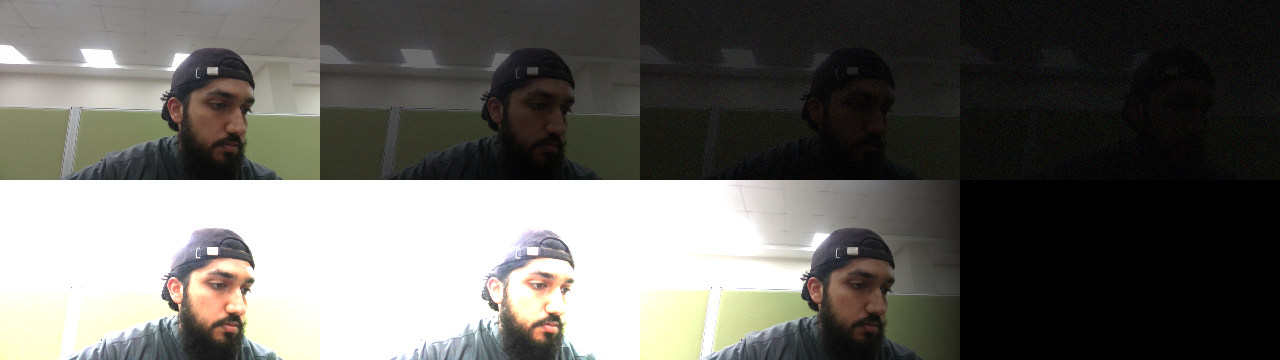
#> input picture reports/lighting_raw.png, 1280 x 360 px
$ python -i lighting.py   (imports and definitions only)
#> lines starting #> are read from the running program, lines starting #| are printed output that depends on the picture
"""
Adaptive illumination normalisation: make night and direct sun both work.

=============================================================================
NIGHT AND SUNLIGHT ARE THE SAME BUG
=============================================================================

It is tempting to write two features, "night mode" and "sun mode". They are
actually one problem seen from two ends: the pixel values are bunched in the
wrong part of the range.

    NIGHT      every pixel is squashed into 0-40. The eyelid edge is still
               there, but the contrast across it is a couple of levels, which
               landmark detection cannot resolve.

    DIRECT SUN the lit side of the face saturates at 255. Once a pixel clips
               at 255 the detail is GONE - averaging or scaling cannot bring
               back a value that was never recorded.

    BACKLIT    the worst case, and the common one in a car: bright sky through
               the windscreen while the face sits in shadow. The frame AVERAGE
               looks fine, so a naive brightness check sees nothing wrong,
               while the face itself is crushed into near-black.

So we do not detect "night" or "day". We look at where the histogram actually
sits and move it to the middle. One mechanism, every condition.

TWO TOOLS, AND WHY BOTH ARE NEEDED

1. GAMMA CORRECTION -- fixes the overall level.
       out = 255 * (in/255) ** gamma
   gamma < 1 brightens, gamma > 1 darkens. It is non-linear on purpose: it
   lifts the dark end far more than the bright end, so shadow detail is
   recovered without blowing out highlights that are already fine.

   We do not guess the value. Given the current mean and a target, the gamma
   that maps one to the other is:
       gamma = log(target/255) / log(mean/255)
   That single line adapts to any lighting automatically.

2. CLAHE -- fixes LOCAL contrast, which gamma cannot.
   Backlit is the case that proves the point. Gamma applies one curve to the
   whole frame, so lifting the shadowed face also pushes the bright window
   further into clipping. CLAHE works in small tiles, so the dark half gets
   stretched while the bright half is left alone. That is exactly the
   half-lit-face situation of driving with the sun to one side.

WHY WE WORK IN LAB AND NOT BGR
Applying gamma to B, G and R separately changes their ratios, which shifts the
colours - skin goes orange or blue and the face detector suffers. LAB splits
lightness (L) from colour (A, B). Touch only L and brightness changes while
hue stays exactly as it was.

WHY THE WHOLE FRAME AND NOT JUST THE EYE CROP
preprocess.py already CLAHEs the 32x32 eye crop for the CNN. But that happens
AFTER MediaPipe has located the face. In the dark MediaPipe finds no face at
all, so there is no crop to enhance. This stage runs first, on the full frame,
so that landmark detection gets something workable.
"""
import functools
from dataclasses import dataclass
from enum import IntEnum

import cv2
import numpy as np


class Light(IntEnum):
    DARK = 0        # night, no cabin light
    DIM = 1         # dusk, tunnel, underground car park
    NORMAL = 2      # ordinary daylight or indoors
    BRIGHT = 3      # direct sun, washed out
    BACKLIT = 4     # bright behind, face in shadow -- the nasty one


LIGHT_TEXT = {
    Light.DARK: "NIGHT",
    Light.DIM: "DIM",
    Light.NORMAL: "NORMAL",
    Light.BRIGHT: "BRIGHT SUN",
    Light.BACKLIT: "BACKLIT",
}


@dataclass
class LightStats:
    condition: Light
    mean: float             # average luminance, 0-255
    face_mean: float        # luminance of the centre region (where a face sits)
    clipped_high: float     # fraction of pixels at/near 255 -- detail destroyed
    clipped_low: float      # fraction at/near 0
    contrast: float         # p95 - p5, how much of the range is actually used
    gamma: float            # what we applied (1.0 = untouched)


def _stats(l_chan: np.ndarray) -> tuple:
    """
    Cheap histogram summary of the luminance channel.

    Sampled on a downscaled copy: we need distribution shape, not precision,
    and doing this on a full 1280x720 frame every frame is wasted work.
    """
    small = cv2.resize(l_chan, (160, 90), interpolation=cv2.INTER_AREA)
    mean = float(small.mean())
    p5, p95 = np.percentile(small, [5, 95])
    clipped_high = float((small >= 250).mean())
    clipped_low = float((small <= 8).mean())

    # Centre crop: in a driver-facing camera the face is near the middle, so
    # this approximates "how bright is the face" without running a detector.
    h, w = small.shape
    face = small[h // 5: h * 4 // 5, w // 4: w * 3 // 4]
    face_mean = float(face.mean())
    return mean, face_mean, float(p95 - p5), clipped_high, clipped_low


# The classifier's decision boundaries. Named, rather than inline, so that
# scripts/check_port_parity.py can compare them against Lighting.kt - the
# Kotlin port once dropped the contrast term below and nothing noticed.
BACKLIT_CLIP_FRAC = 0.12    # this much of the frame clipped at white...
BACKLIT_FACE_DROP = 25.0    # ...while the centre is this much darker than the mean
DARK_MEAN = 45.0
DARK_FACE_MEAN = 40.0
DARK_MIN_CONTRAST = 60.0
DIM_MEAN = 80.0
BRIGHT_MEAN = 185.0
BRIGHT_CLIP_FRAC = 0.28


def classify(mean, face_mean, contrast, clipped_high, clipped_low) -> Light:
    """
    Decide which regime we are in.

    Order matters. BACKLIT is checked FIRST because it is the case that fools
    every simpler test: the frame mean can look perfectly normal while the face
    is in deep shadow. Only comparing the centre against the whole frame
    catches it.
    """
    if clipped_high > BACKLIT_CLIP_FRAC and face_mean < mean - BACKLIT_FACE_DROP:
        return Light.BACKLIT
    if mean < DARK_MEAN or (face_mean < DARK_FACE_MEAN
                            and contrast < DARK_MIN_CONTRAST):
        return Light.DARK
    if mean < DIM_MEAN:
        return Light.DIM
    if mean > BRIGHT_MEAN or clipped_high > BRIGHT_CLIP_FRAC:
        return Light.BRIGHT
    return Light.NORMAL


# A frame anywhere in this band is already well exposed and is LEFT ALONE.
#
# Without this dead band, auto_gamma forced every frame to exactly one target,
# so a perfectly good bright scene at mean 183 was darkened with gamma 2.19 --
# the clamp ceiling -- for no benefit. It also pushed such frames away from the
# statistics the model was trained on, which is why sunlit frames measured
# slightly WORSE with correction enabled than without it.
#
# Correcting only toward the nearest EDGE of the band also keeps gamma
# continuous: at mean == COMFORT_LOW the correction is exactly 1.0, so a frame
# hovering at the boundary cannot flicker between corrected and uncorrected.
COMFORT_LOW = 85.0
COMFORT_HIGH = 165.0
GAMMA_MIN = 0.35
GAMMA_MAX = 2.2
GAMMA_DEADBAND = 0.03       # |gamma - 1| below this: skip the LUT entirely
GAMMA_SMOOTH = 0.12         # easing per frame toward the target gamma
CLAHE_STRONG_CLIP = 3.0
CLAHE_SOFT_CLIP = 1.6
CLAHE_TILES = 8


def auto_gamma(mean: float, low: float = COMFORT_LOW,
               high: float = COMFORT_HIGH) -> float:
    """
    The gamma that pulls `mean` to the nearest edge of the comfortable band,
    or 1.0 (no change) if it is already inside.

    Derivation: we want (mean/255) ** gamma == target/255, so taking logs of
    both sides and rearranging gives the expression below.

    Clamped to [GAMMA_MIN, GAMMA_MAX]. An unclamped gamma on a nearly black
    frame goes enormous and amplifies pure sensor noise into a grey blizzard.
    """
    mean = float(np.clip(mean, 4.0, 250.0))
    if low <= mean <= high:
        return 1.0
    target = low if mean < low else high
    g = np.log(target / 255.0) / np.log(mean / 255.0)
    return float(np.clip(g, GAMMA_MIN, GAMMA_MAX))


@functools.lru_cache(maxsize=64)
def _gamma_lut(gamma: float) -> np.ndarray:
    """
    Precompute all 256 outputs once, then map the image through the table.

    Cached by value: the caller rounds gamma to 2 decimals first. Rounding to
    3 was measured to miss on EVERY frame while gamma eases toward its
    target, so the cache did nothing; at 2 decimals the visual difference
    is nil and consecutive frames share a key.

    A lookup table turns a per-pixel power operation (expensive, ~1M of them
    per frame) into a single memory lookup. On a 720p frame this is the
    difference between roughly 40 ms and under 1 ms.
    """
    i = np.arange(256, dtype=np.float32) / 255.0
    return np.clip(((i ** gamma) * 255.0), 0, 255).astype(np.uint8)


class LightingNormalizer:
    """
    Stateful frame enhancer.

    Stateful for one reason: TEMPORAL SMOOTHING. If gamma were recomputed from
    scratch every frame, passing headlights or a flickering streetlight would
    make the whole image pulse, the landmarks would jitter, and EAR would
    wobble enough to fake blinks. We ease toward the new gamma instead, so
    the correction tracks real lighting changes but ignores flicker.
    """

    def __init__(self, enabled: bool = True, smooth: float = GAMMA_SMOOTH):
        self.enabled = enabled
        self.smooth = smooth            # 0..1, lower = steadier
        self._gamma = 1.0
        tiles = (CLAHE_TILES, CLAHE_TILES)
        self._clahe_strong = cv2.createCLAHE(clipLimit=CLAHE_STRONG_CLIP,
                                             tileGridSize=tiles)
        self._clahe_soft = cv2.createCLAHE(clipLimit=CLAHE_SOFT_CLIP,
                                           tileGridSize=tiles)
        self.stats = LightStats(Light.NORMAL, 0, 0, 0, 0, 0, 1.0)

    def __call__(self, frame: np.ndarray) -> np.ndarray:
        return self.process(frame)

    def process(self, frame: np.ndarray) -> np.ndarray:
        if frame is None or frame.size == 0:
            return frame

        lab = cv2.cvtColor(frame, cv2.COLOR_BGR2LAB)
        l, a, b = cv2.split(lab)
        mean, face_mean, contrast, hi, lo = _stats(l)
        cond = classify(mean, face_mean, contrast, hi, lo)

        if not self.enabled:
            self.stats = LightStats(cond, mean, face_mean, hi, lo, contrast, 1.0)
            return frame

        # In a backlit frame the FACE is what we need to expose correctly, not
        # the average of a scene dominated by bright sky. Aim the gamma at the
        # centre region instead and let the background clip -- we do not care
        # about the background.
        aim = face_mean if cond == Light.BACKLIT else mean
        target = auto_gamma(aim)

        # Ease toward the target rather than snapping to it.
        self._gamma += (target - self._gamma) * self.smooth
        g = self._gamma

        if abs(g - 1.0) > GAMMA_DEADBAND:
            l = cv2.LUT(l, _gamma_lut(round(g, 2)))

        # Strong local contrast where the image is genuinely poor, gentle
        # otherwise. Running the strong setting on an already-good frame just
        # adds noise and halos around the eyelids.
        if cond in (Light.DARK, Light.DIM, Light.BACKLIT, Light.BRIGHT):
            l = self._clahe_strong.apply(l)
        else:
            l = self._clahe_soft.apply(l)

        if cond == Light.DARK:
            # Brightening a night frame also brightens its sensor noise. A 3x3
            # median kills salt-and-pepper speckle while preserving edges --
            # unlike a blur, which would soften the eyelid we are measuring.
            l = cv2.medianBlur(l, 3)

        out = cv2.cvtColor(cv2.merge((l, a, b)), cv2.COLOR_LAB2BGR)
        self.stats = LightStats(cond, mean, face_mean, hi, lo, contrast, g)
        return out

    def reset(self):
        """
        Forget the eased gamma. Call this when the scene changes
        discontinuously - a reconnect, a camera switch, a benchmark
        condition - so the next frame is not corrected with a value that
        was tuned for a different picture.
        """
        self._gamma = 1.0

    def toggle(self) -> bool:
        self.enabled = not self.enabled
        return self.enabled

>>> import cv2
>>> picture = cv2.imread('../reports/lighting_raw.png')
#> picture is the input picture: shape (360, 1280, 3); mean B, G, R 99.7, 104.2, 105.3
>>> result = LightingNormalizer()(picture)
#> in process, `lab = cv2.cvtColor(frame, cv2.COLOR_BGR2LAB)`: lab: shape (360, 1280, 3); mean of channels 0, 1, 2 105.6, 127.7, 130.6
#> in process, `l, a, b = cv2.split(lab)`:
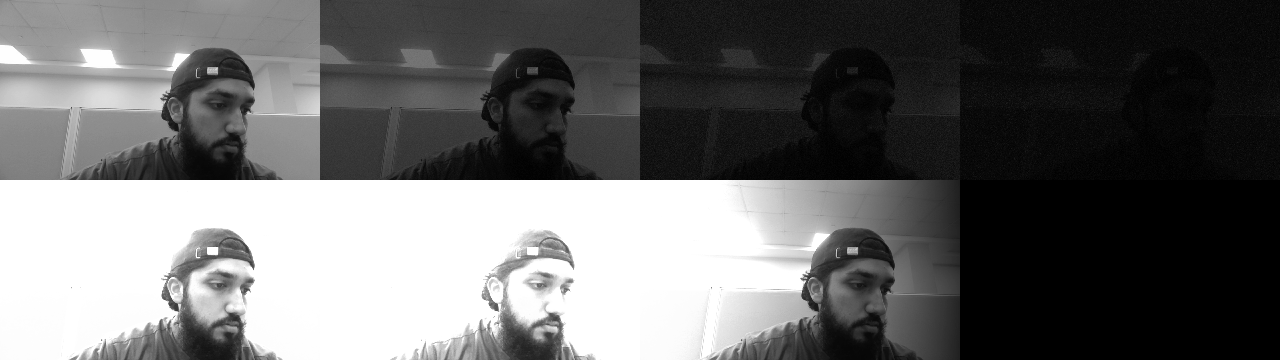
#> l: shape (360, 1280); min 0, max 255, mean 105.6
#> in process, `l, a, b = cv2.split(lab)`:
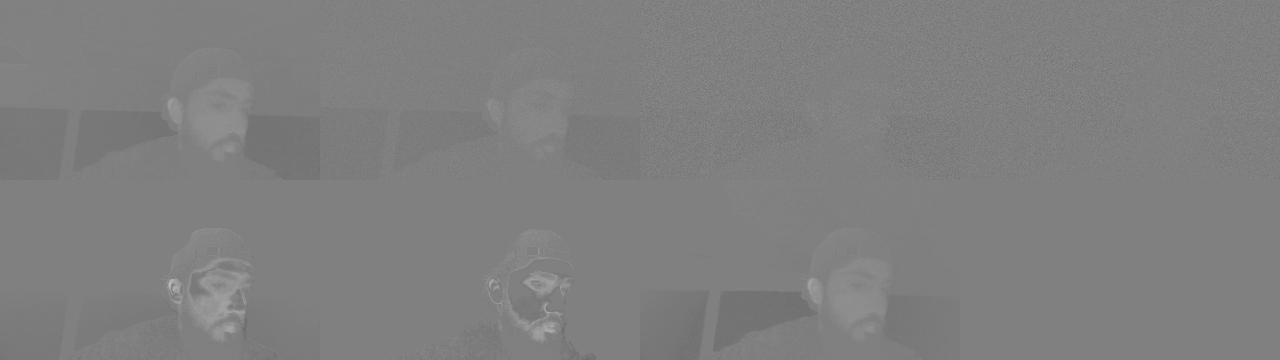
#> a: shape (360, 1280); min 106, max 183, mean 127.7
#> in process, `l, a, b = cv2.split(lab)`:
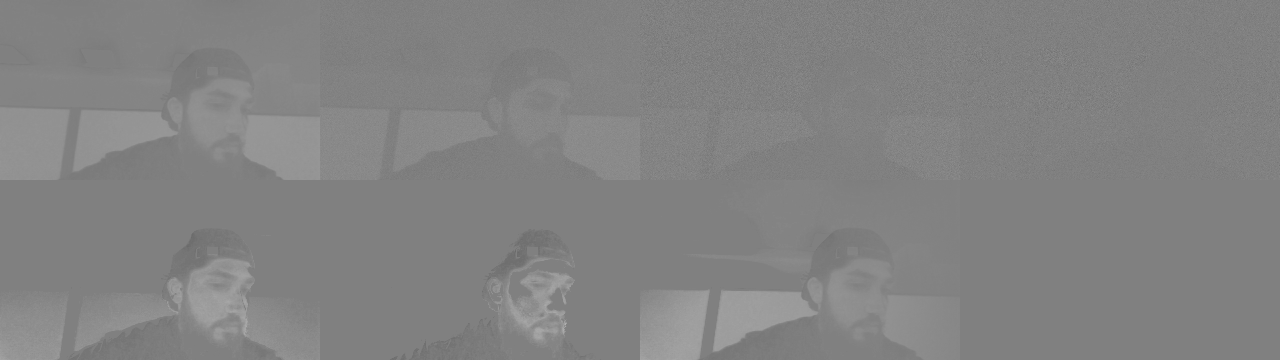
#> b: shape (360, 1280); min 106, max 176, mean 130.6
#> in _stats, `small = cv2.resize(l_chan, (160, 90), interpolation=cv2.INTER_AREA)`:
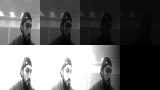
#> small: shape (90, 160); min 0, max 255, mean 105.6
#> in _stats, `mean = float(small.mean())`: mean = 105.6
#> in _stats, `p5, p95 = np.percentile(small, [5, 95])`: p5 = 0; p95 = 255
#> in _stats, `clipped_high = float((small >= 250).mean())`: clipped_high = 0.236
#> in _stats, `clipped_low = float((small <= 8).mean())`: clipped_low = 0.18
#> in _stats, `face = small[h // 5: h * 4 // 5, w // 4: w * 3 // 4]`:
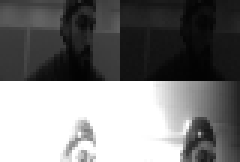
#> face: shape (54, 80) (shown 3 times larger); min 3, max 255, mean 122.3
#> in _stats, `face_mean = float(face.mean())`: face_mean = 122.3
#> in process, `mean, face_mean, contrast, hi, lo = _stats(l)`: mean = 105.6; face_mean = 122.3; contrast = 255; hi = 0.236; lo = 0.18
#> in process, `cond = classify(mean, face_mean, contrast, hi, lo)`: cond = 2
#> in process, `aim = face_mean if cond == Light.BACKLIT else mean`: aim = 105.6
#> in process, `target = auto_gamma(aim)`: target = 1
#> in process, `l = self._clahe_soft.apply(l)`:
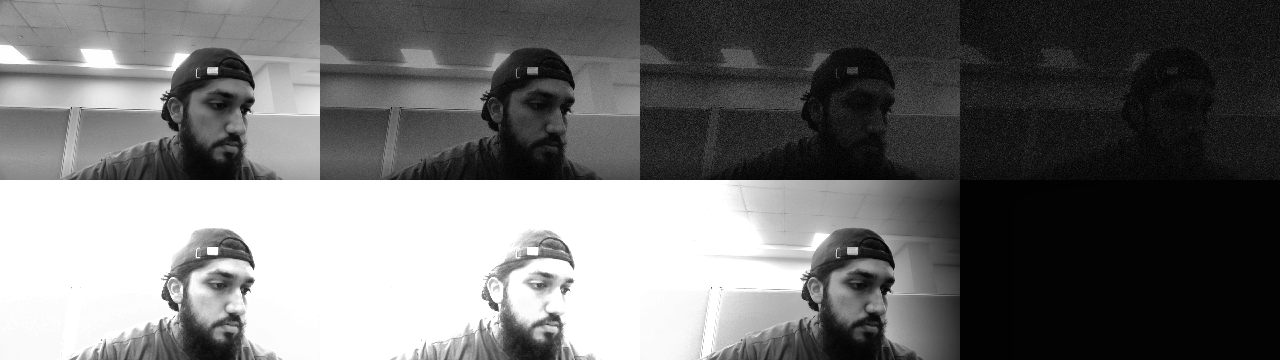
#> l: shape (360, 1280); min 1, max 255, mean 113
#> in process, `out = cv2.cvtColor(cv2.merge((l, a, b)), cv2.COLOR_LAB2BGR)`:
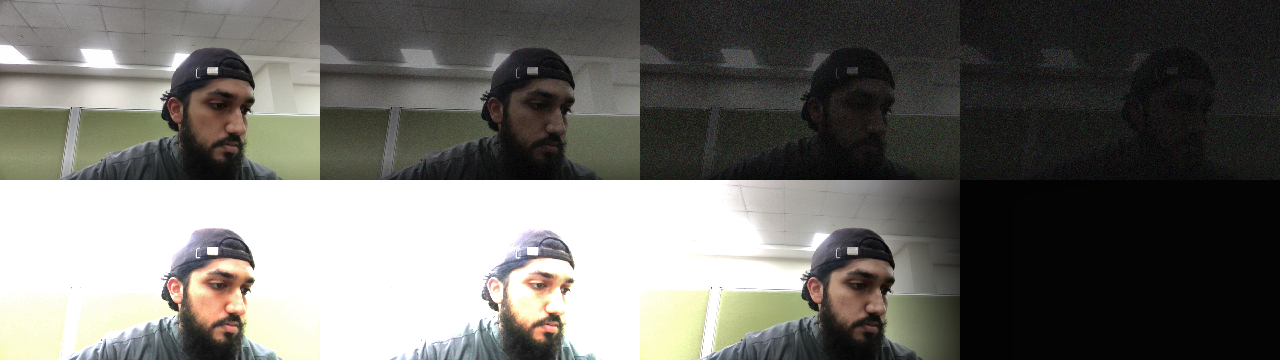
#> out: shape (360, 1280, 3); mean B, G, R 106.6, 111.2, 112.2
